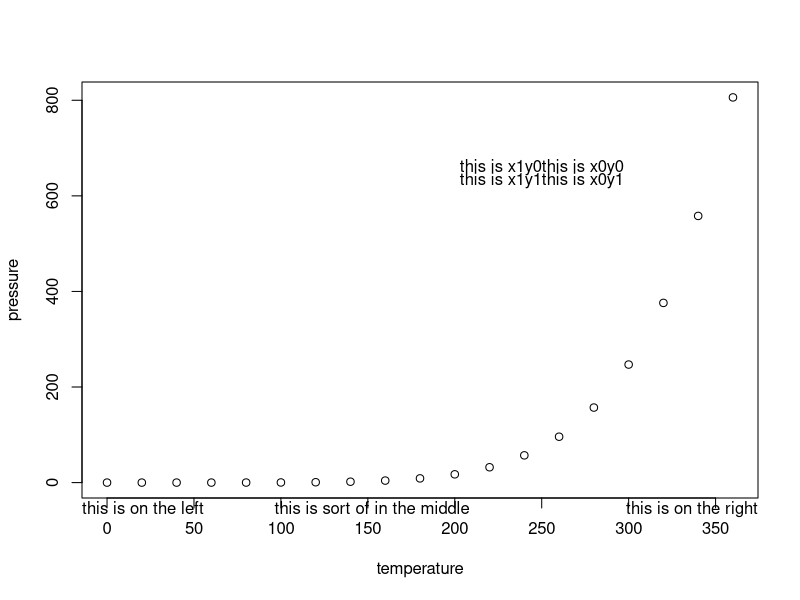
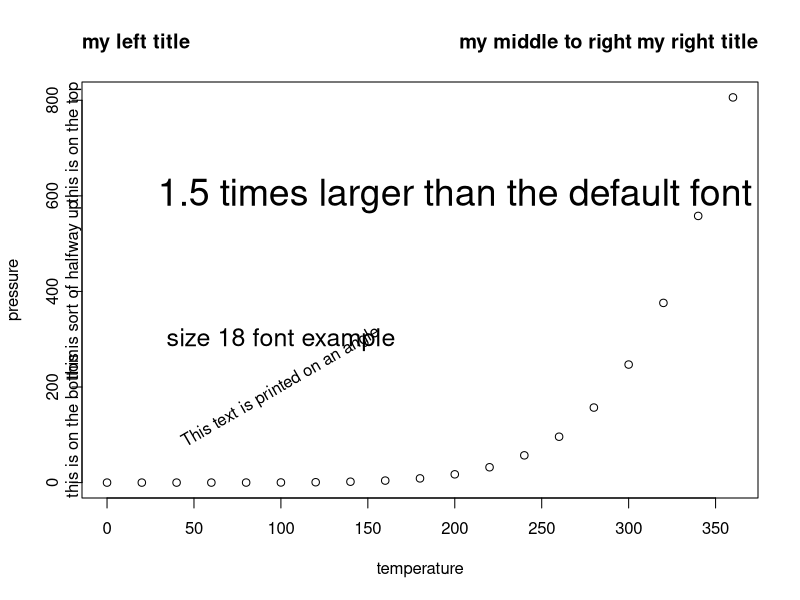
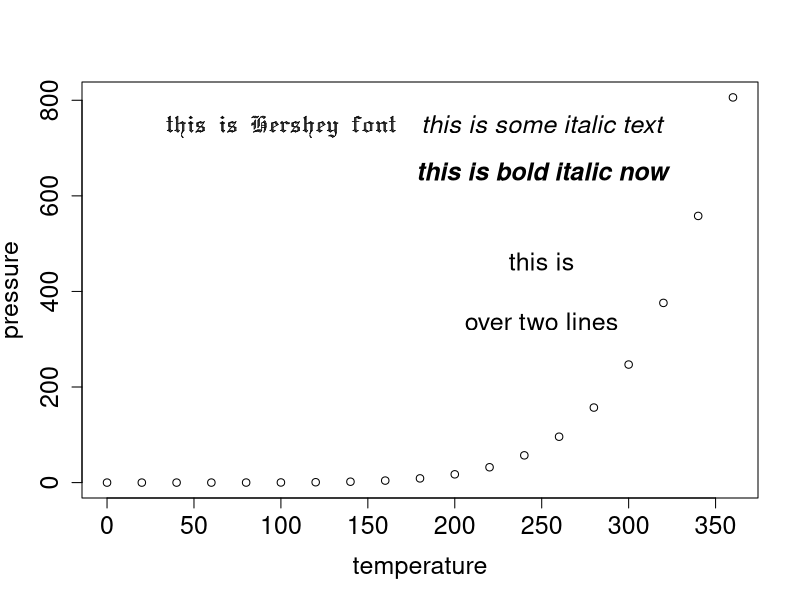

The R script that drew these images, in order:
# incorporate text into a plot at various points

# we can do this very precisely:

plot(pressure)
text(x=250, y=650, labels="this is x0y1", adj=c(0,1))
text(x=250, y=650, labels="this is x1y1", adj=c(1,1))
text(x=250, y=650, labels="this is x0y0", adj=c(0,0))
text(x=250, y=650, labels="this is x1y0", adj=c(1,0))

# adj is used to justify text directly in the middle of a plot

# mtext for margin text adjustments
mtext("this is on the left", side=1, adj=0)
mtext("this is on the right", side=1, adj=1)
mtext("this is sort of in the middle", side=1, adj=0.4)

plot(pressure)
mtext("this is on the bottom", side=2, adj=0)
mtext("this is on the top", side=2, adj=1)
mtext("this is sort of halfway up", side=2, adj=0.5)

title("my left title", adj=0)
title("my right title", adj=1)
title("my middle to right", adj=0.75)

# string rotations, with srt
text(x=100, y=200, labels="This text is printed on an angle", srt=30)

# las affects alignment of the labels
# ps for text size
# cex for text size multiplier

par(ps=18); text(x=100, y=300, labels="size 18 font example")
text(x=200, y=600, labels="1.5 times larger than the default font", cex=1.5)

# multiple lines of text
plot(pressure)
par(lheight=2)
text(x=250, y=400, labels="this is\nover two lines")
# the \n is the line ending command
# i.e., after \n, start a new line of text

# different kinds of fonts:
# 1 plain, 2 bold, 3 italic, 4 bold italic, 
text(x=250, y=750, labels="this is some italic text", font=3)
text(x=250, y=650, labels="this is bold italic now", font=4)

# different font families, e.g., Hershey
# also serif, sans, mono, symbol,
text(x=100, y=750, labels="this is Hershey font", family="HersheyGothicEnglish")

# note: such a font family needs to be specified with par or text
